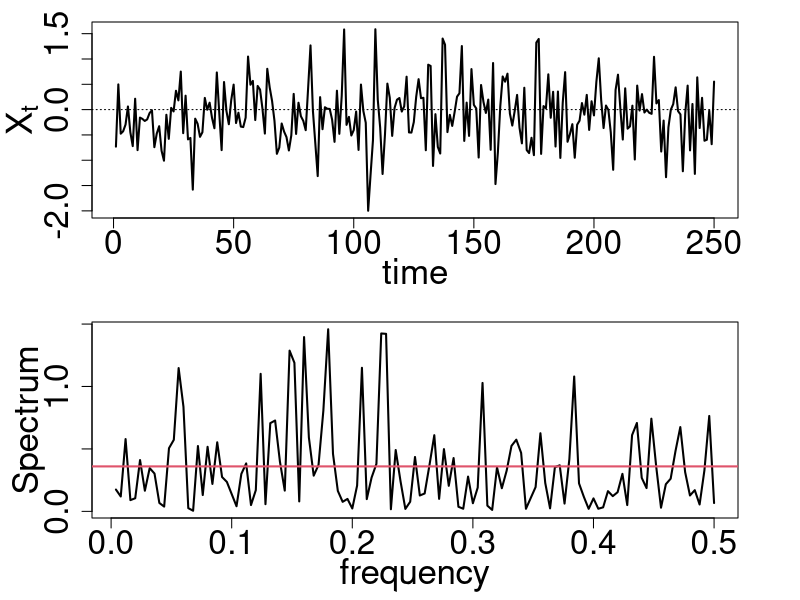

The R script that drew this image:
# set graphical parameters
par(mfrow = c(2, 1), mar = c(4, 4.5, 1, 3) + 0.1, mgp = c(2.5, 1, 0))

# create sample for a random variable from normal distribution
x = rnorm(250, 0, 0.6)

# plot sample
plot(x, type = "l", xlab = "time", ylab = expression(X[t]), lwd = 2, cex.lab = 2.1, cex.axis = 2)
abline(h = 0, lty = 3)
# plot the spectral density
spec.pgram(x, log = "no", xlab = "frequency", main = "", lwd = 2,
           cex.lab = 2.1, cex.axis = 2, sub = "", ylab = "Spectrum")
abline(h = 0.6^2, col = 2, lwd = 2)